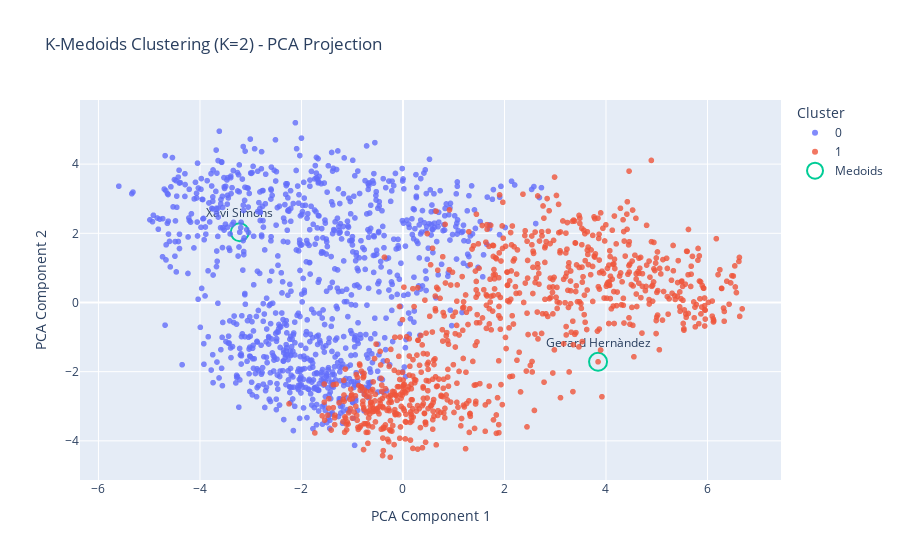

Notebook code for this chart:
### Code cell
df_plot = pd.DataFrame({
    "x": X_pca[:, 0],
    "y": X_pca[:, 1],
    "Cluster": final_labels,
    "Name": df_with_clusters["Name"].values,
    "Club": df_with_clusters["Club"].values,
    "CA": df_with_clusters["CA"].values,
    "PA": df_with_clusters["PA"].values,
})

df_plot["is_medoid"] = False
df_plot.loc[medoid_indices, "is_medoid"] = True

fig = px.scatter(
    df_plot,
    x="x",
    y="y",
    color="Cluster",
    hover_data=["Name", "Club", "CA", "PA"],
    title=f"K-Medoids Clustering (K=2) - PCA Projection",
    opacity=0.8,
)

medoids_df = df_plot[df_plot["is_medoid"]]

fig.add_scatter(
    x=medoids_df["x"],
    y=medoids_df["y"],
    mode="markers+text",
    marker=dict(
        size=18,
        symbol="circle-open",
        line=dict(width=2, color="black"),
    ),
    text=medoids_df["Name"],
    textposition="top center",
    hoverinfo="text",
    name="Medoids",
)

fig.update_layout(
    xaxis_title="PCA Component 1",
    yaxis_title="PCA Component 2",
    legend_title="Cluster",
)

fig.show()

### Figure 1 — Plotly figure (JSON) as saved in the notebook; plotly's stock layout.template omitted (floating-point values rounded to 4 significant figures; data arrays with more than 128 entries replaced by an {"elided": "..."} marker saying what was removed)
{"data": [{"customdata": {"elided": "993x4 mixed values"}, "hovertemplate": "Cluster=0<br>x=%{x}<br>y=%{y}<br>Name=%{customdata[0]}<br>Club=%{customdata[1]}<br>CA=%{customdata[2]}<br>PA=%{customdata[3]}<extra></extra>", "legendgroup": "0", "marker": {"color": "#636efa", "opacity": 0.8, "symbol": "circle"}, "mode": "markers", "name": "0", "showlegend": true, "type": "scattergl", "x": {"elided": "993 float values"}, "xaxis": "x", "y": {"elided": "993 float values"}, "yaxis": "y"}, {"customdata": {"elided": "828x4 mixed values"}, "hovertemplate": "Cluster=1<br>x=%{x}<br>y=%{y}<br>Name=%{customdata[0]}<br>Club=%{customdata[1]}<br>CA=%{customdata[2]}<br>PA=%{customdata[3]}<extra></extra>", "legendgroup": "1", "marker": {"color": "#EF553B", "opacity": 0.8, "symbol": "circle"}, "mode": "markers", "name": "1", "showlegend": true, "type": "scattergl", "x": {"elided": "828 float values"}, "xaxis": "x", "y": {"elided": "828 float values"}, "yaxis": "y"}, {"hoverinfo": "text", "marker": {"line": {"color": "black", "width": 2}, "size": 18, "symbol": "circle-open"}, "mode": "markers+text", "name": "Medoids", "text": ["Xavi Simons", "Gerard Hernàndez"], "textposition": "top center", "type": "scatter", "x": [-3.216, 3.844], "y": [2.031, -1.715]}], "layout": {"legend": {"title": {"text": "Cluster"}, "tracegroupgap": 0}, "title": {"text": "K-Medoids Clustering (K=2) - PCA Projection"}, "xaxis": {"anchor": "y", "domain": [0, 1], "title": {"text": "PCA Component 1"}}, "yaxis": {"anchor": "x", "domain": [0, 1], "title": {"text": "PCA Component 2"}}}}
